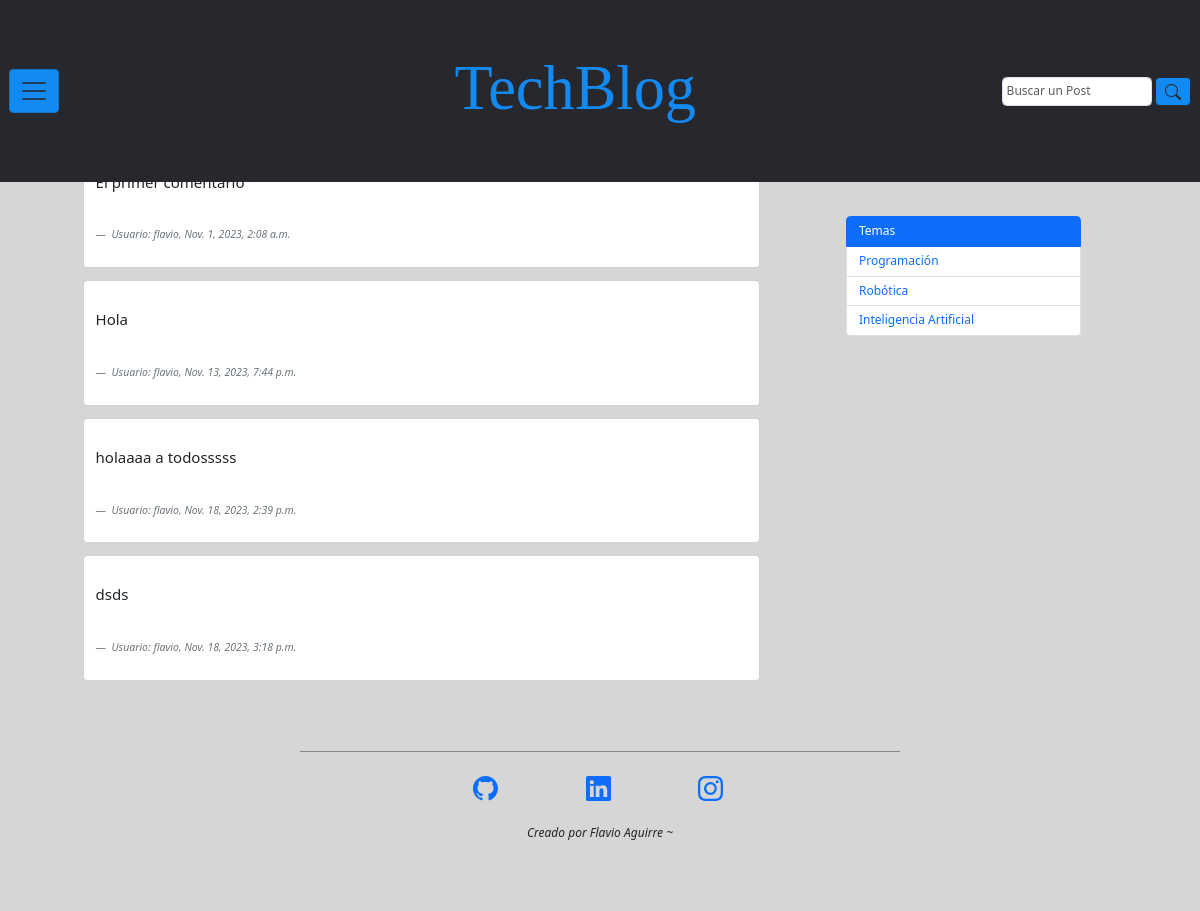
/foro/discusion/, run on an earlier commit of the app's database.
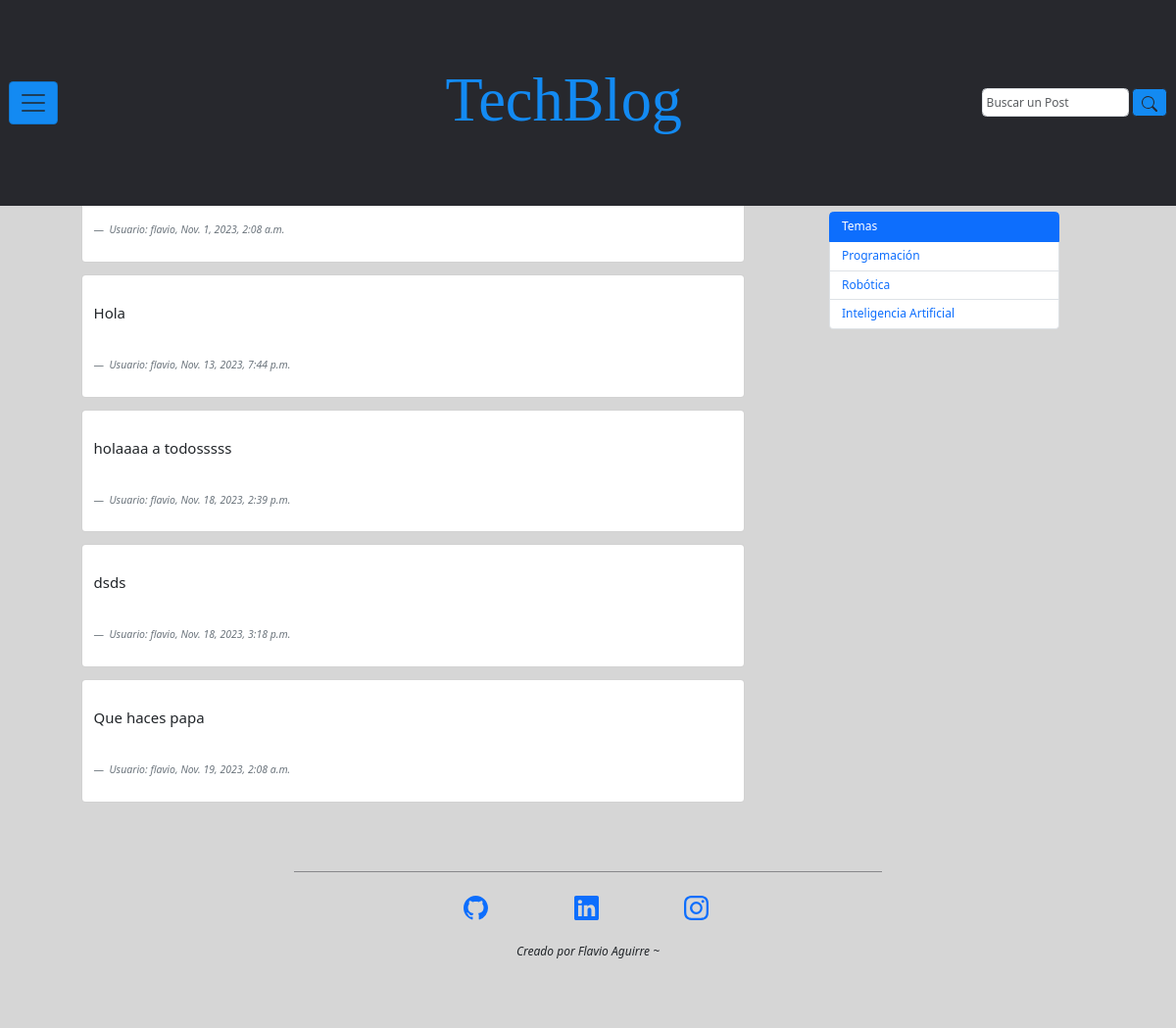
And on a later commit of the database.
### foro/models.py (models this page shows, shortened)
class Foro(models.Model):
    comentario = models.CharField(max_length=200)
    usuario = models.ForeignKey(User, on_delete=models.CASCADE)
    fecha_comentario = models.DateTimeField(auto_now_add=True)

### foro/views.py (the view)
# urls.py: path('discusion/', views.ListadoComentarios.as_view(), name='foro_discusion'),
class ListadoComentarios(ListView):
    model = Foro
    context_object_name = 'foro'
    template_name = "foro/foro_discusion.html"

### foro/templates/foro/foro_discusion.html (shortened to what this page needs)
{% extends 'base.html' %}
{% block main %}
  <main class="contanier contenedor-main d-f">
    <section class="row contenedor-section p-20 col-md-9">
      {% for comentario in foro %}
        <article class="conteiner-article">
          <div class="card mb-3" style="max-width: 90%;">
            <div class="col-md-8">
              <div class="card-body">
                <figure class="figure_container mt-4">
                  <blockquote class="blockquote">
                    <p class="">{{ comentario.comentario }}</p>
                  </blockquote>
                  <figcaption class="blockquote-footer mt-5">
                    <cite title="Source Title">Usuario: {{ comentario.usuario }}, {{ comentario.fecha_comentario }}</cite>
                  </figcaption>
                </figure>
              </div>
            </div>
          </div>
        </article>
      {% endfor %}
    </section>
    <aside class="container container-aside">
        <ul class="row list-group">
            <li class="list-group-item active col-md-10" aria-current="true">Temas</li>
            <li class="list-group-item col-md-10"><a href="#" name="Programación">Programación</a></li>
            <li class="list-group-item col-md-10"><a href="#" name="Robótica">Robótica</a></li>
            <li class="list-group-item col-md-10"><a href="#" name="Matemáticas">Inteligencia Artificial</a></li>
        </ul>
    </aside>
  </main>
{% endblock main %}

What changed in the data, as far as the page shows it:
added Foro: comentario "Que haces papa", usuario "flavio", fecha_comentario "Nov. 19, 2023, 2:08 a.m."
